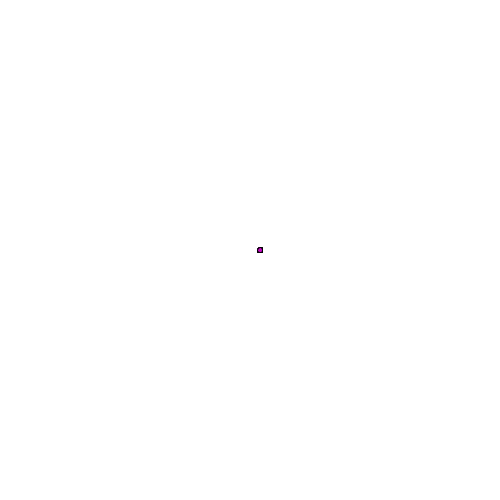
Frame 1 (no input)
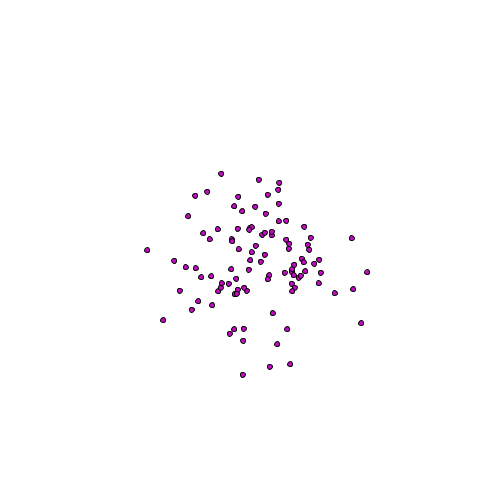
Frame 60 (the mouse pressed at the canvas centre just before this capture)
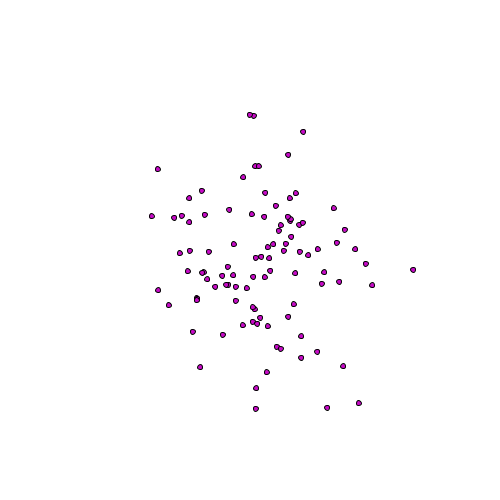
Frame 120 (the mouse held since frame 60 and released just before this capture)

The Processing sketch that drew these frames (run headless with seeded random() and noise(); from frame 60 on, the mouse is pressed at the canvas centre):

// Processing sketch: processing_169225
// ── processing_169225.pde

//creating the cell class

class Cell{
  
  float xlocation;
  float ylocation;
  float dia;
  boolean isseed;
  float cellred, cellgreen, cellblue;
  float lineweight;
  
//using a constructor

  Cell(){
    
    xlocation = 10;
    xlocation = 10;
    dia = 5;
    isseed = false;
    cellred = 200;
    cellgreen = 10;
    cellblue = 200;
    lineweight=0.5;
  }
  
  void display(){
    stroke(lineweight);
    fill(cellred,cellgreen,cellblue);
    ellipse(250+xlocation, 250+ylocation, dia, dia);
  }
  void update(){
    xlocation = xlocation+random(-10,10);
    ylocation = ylocation+random(-10,10);
  }
}
    

Cell[] myCells = new Cell[99];

Cell myCell;

void setup(){
  size(500,500);
  for(int i = 0; i < myCells.length; i ++){
  myCells[i] = new Cell();
  }
}

void draw(){
  background(255);
  for(int i = 0; i < myCells.length; i++){
  myCells[i].display();
  myCells[i].update();
  }
}
